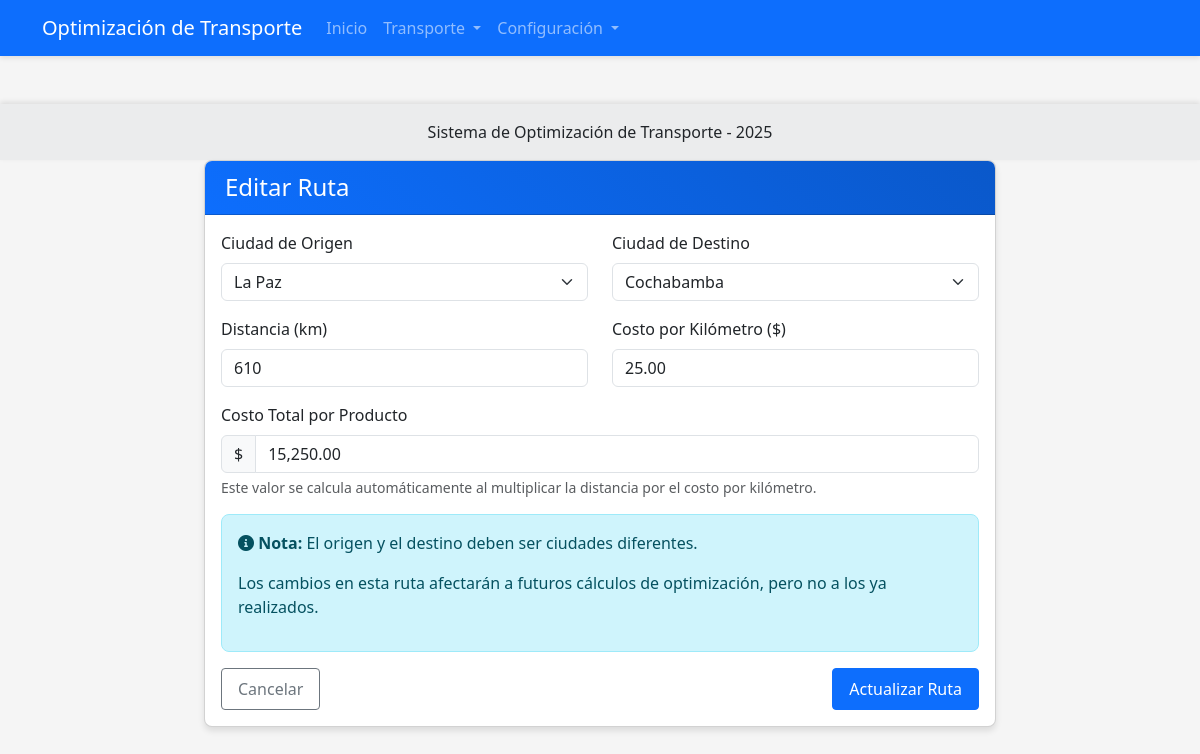
Page /proyecto_transporte/public/index.php?controller=ruta&action=edit&id=1 on the committed database.
### tables this page shows
CREATE TABLE `rutas` (
  `id` int(11) NOT NULL,
  `origen_id` int(11) NOT NULL,
  `destino_id` int(11) NOT NULL,
  `distancia` int(11) NOT NULL,
  `costo_km` decimal(10,2) NOT NULL,
  `created_at` timestamp NOT NULL DEFAULT current_timestamp()
);

CREATE TABLE `ciudades` (
  `id` int(11) NOT NULL,
  `nombre` varchar(100) NOT NULL,
  `created_at` timestamp NOT NULL DEFAULT current_timestamp()
);

### proyecto_transporte/controllers/RutaController.php (called while the page is built, shortened)
<?php
$serverRoot = $_SERVER['DOCUMENT_ROOT'];
$projectFolder = '/proyecto_transporte';
$projectRoot = $serverRoot . $projectFolder;
require_once $projectRoot . '../models/RutaModel.php';
require_once $projectRoot . '   ../models/CiudadModel.php';
class RutaController {
    private $rutaModel;
    private $ciudadModel;
    public function __construct() {
        $this->rutaModel = new RutaModel();
        $this->ciudadModel = new CiudadModel();
    }
    public function edit() {
        $id = $_GET['id'];
        if (!$this->rutaModel->getById($id)) {
            $_SESSION['error'] = "Ruta no encontrada.";
            header("Location: index.php?controller=ruta");
            exit;
        }
        $ciudades = $this->ciudadModel->getAll();
        $ruta = [
            'id' => $this->rutaModel->id,
            'origen_id' => $this->rutaModel->origen_id,
            'destino_id' => $this->rutaModel->destino_id,
            'distancia' => $this->rutaModel->distancia,
            'costo_km' => $this->rutaModel->costo_km
        ];
        include_once BASE_PATH . '/views/layouts/main.php';
        include_once BASE_PATH . '/views/ruta/edit.php';
    }
}
?>

### proyecto_transporte/models/CiudadModel.php (called while the page is built, shortened)
<?php
$serverRoot = $_SERVER['DOCUMENT_ROOT'];
$projectFolder = '/proyecto_transporte';
$projectRoot = $serverRoot . $projectFolder;
require_once $projectRoot . '/config/database.php';
class CiudadModel {
    private $conn;
    private $table_name = "ciudades";
    public function __construct() {
        $database = new Database();
        $this->conn = $database->getConnection();
    }
    public function getAll() {
        $query = "SELECT id, nombre, created_at FROM " . $this->table_name . " ORDER BY nombre";
        $stmt = $this->conn->prepare($query);
        $stmt->execute();
        return $stmt;
    }
}
?>

### proyecto_transporte/config/database.php (called while the page is built, shortened)
<?php
class Database {
    private $host = 'localhost';
    private $db_name = 'transporte_optimizacion';
    private $username = 'root';
    private $password = '';
    public function getConnection() {
        $this->conn = null;
        try {
            $this->conn = new PDO(
                "mysql:host={$this->host};dbname={$this->db_name}",
                $this->username,
                $this->password
            );
            $this->conn->setAttribute(PDO::ATTR_ERRMODE, PDO::ERRMODE_EXCEPTION);
            $this->conn->exec("set names utf8");
        } catch(PDOException $e) {
            echo "Error de conexión: " . $e->getMessage();
        }
        return $this->conn;
    }
}
?>

### proyecto_transporte/models/RutaModel.php (called while the page is built, shortened)
<?php
$serverRoot = $_SERVER['DOCUMENT_ROOT'];
$projectFolder = '/proyecto_transporte';
$projectRoot = $serverRoot . $projectFolder;
require_once $projectRoot . '/config/database.php';
class RutaModel {
    private $conn;
    private $table_name = "rutas";
    public function __construct() {
        $database = new Database();
        $this->conn = $database->getConnection();
    }
    public function getById($id) {
        $query = "SELECT r.id, r.origen_id, r.destino_id, r.distancia, r.costo_km, r.created_at,
                        o.nombre as origen_nombre, d.nombre as destino_nombre
                  FROM " . $this->table_name . " r
                  LEFT JOIN ciudades o ON r.origen_id = o.id
                  LEFT JOIN ciudades d ON r.destino_id = d.id
                  WHERE r.id = ?";
        $stmt = $this->conn->prepare($query);
        $stmt->bindParam(1, $id);
        $stmt->execute();
        $row = $stmt->fetch(PDO::FETCH_ASSOC);
        if ($row) {
            $this->id = $row['id'];
            $this->origen_id = $row['origen_id'];
            $this->destino_id = $row['destino_id'];
            $this->distancia = $row['distancia'];
            $this->costo_km = $row['costo_km'];
            return true;
        }
        return false;
    }
}
?>

### proyecto_transporte/views/ruta/edit.php (the view, shortened to what this page needs)
<div class="row justify-content-center">
    <div class="col-md-8">
        <div class="card">
            <div class="card-header bg-primary text-white">
                <h4 class="mb-0">Editar Ruta</h4>
            </div>
            <div class="card-body">
                <form action="index.php?controller=ruta&action=update" method="post">
                    <div class="row mb-3">
                        <div class="col-md-6">
                            <label for="origen_id" class="form-label">Ciudad de Origen</label>
                            <select class="form-select" id="origen_id" name="origen_id" required>
                                <?php while ($ciudad = $ciudades->fetch(PDO::FETCH_ASSOC)): ?>
                                    <option value="<?php echo $ciudad['id']; ?>" <?php echo ($ciudad['id'] == $ruta['origen_id']) ? 'selected' : ''; ?>>
                                        <?php echo $ciudad['nombre']; ?>
                                    </option>
                                <?php endwhile; ?>
                                <?php $ciudades->execute();  ?>
                            </select>
                        </div>
                        <div class="col-md-6">
                            <label for="destino_id" class="form-label">Ciudad de Destino</label>
                            <select class="form-select" id="destino_id" name="destino_id" required>
                                <?php while ($ciudad = $ciudades->fetch(PDO::FETCH_ASSOC)): ?>
                                    <option value="<?php echo $ciudad['id']; ?>" <?php echo ($ciudad['id'] == $ruta['destino_id']) ? 'selected' : ''; ?>>
                                        <?php echo $ciudad['nombre']; ?>
                                    </option>
                                <?php endwhile; ?>
                            </select>
                        </div>
                    </div>
                    <div class="row mb-3">
                        <div class="col-md-6">
                            <label for="distancia" class="form-label">Distancia (km)</label>
                            <input type="number" class="form-control" id="distancia" name="distancia" step="1" min="1" value="<?php echo $ruta['distancia']; ?>" required>
                        </div>
                        <div class="col-md-6">
                            <label for="costo_km" class="form-label">Costo por Kilómetro ($)</label>
                            <input type="number" class="form-control" id="costo_km" name="costo_km" step="0.01" min="0.01" value="<?php echo $ruta['costo_km']; ?>" required>
                        </div>
                    </div>
                    <div class="mb-3">
                        <label class="form-label">Costo Total por Producto</label>
                        <div class="input-group">
                            <span class="input-group-text">$</span>
                            <input type="text" class="form-control" id="costo_total" value="<?php echo number_format($ruta['distancia'] * $ruta['costo_km'], 2); ?>" readonly>
                        </div>
                        <div class="form-text">Este valor se calcula automáticamente al multiplicar la distancia por el costo por kilómetro.</div>
                    </div>
                    <div class="alert alert-info">
                        <p><i class="fas fa-info-circle"></i> <strong>Nota:</strong> El origen y el destino deben ser ciudades diferentes.</p>
                        <p>Los cambios en esta ruta afectarán a futuros cálculos de optimización, pero no a los ya realizados.</p>
                    </div>
                    <div class="d-flex justify-content-between">
                        <a href="index.php?controller=ruta" class="btn btn-outline-secondary">Cancelar</a>
                        <button type="submit" class="btn btn-primary">Actualizar Ruta</button>
                    </div>
                </form>
            </div>
        </div>
    </div>
</div>

### proyecto_transporte/public/css/style.css (style rules this page uses)
body { background-color: #f5f5f5; font-family: 'Segoe UI', Tahoma, Geneva, Verdana, sans-serif; }
.card { box-shadow: 0 4px 6px rgba(0, 0, 0, 0.1); margin-bottom: 20px; border-radius: 8px; overflow: hidden; transition: transform 0.3s ease; }
.card-header { font-weight: bold; padding: 12px 20px; }
.btn { border-radius: 4px; padding: 8px 16px; font-weight: 500; }
.btn-primary { background-color: #0d6efd; border-color: #0d6efd; }
.alert { animation: fadeIn 0.5s ease-in-out; border-radius: 8px; }
.card-header.bg-primary { background: linear-gradient(45deg, #0d6efd, #0a58ca); }

### rows in the picture
rutas: origen_id "La Paz", destino_id "Cochabamba", distancia "610", costo_km "25.00", distancia+costo_km "15,250.00"
